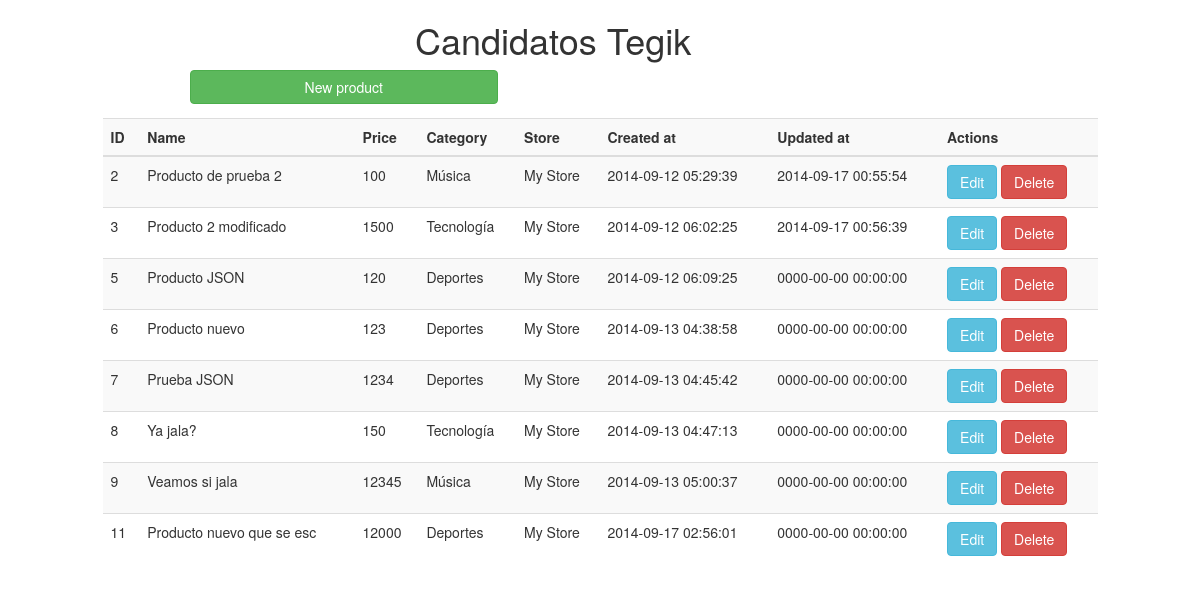
The page / on the database its author committed.
### tables this page shows
CREATE TABLE `product` (
  `id` int(11) NOT NULL AUTO_INCREMENT,
  `category_id` int(11) NOT NULL,
  `store_id` int(11) NOT NULL,
  `name` varchar(25) NOT NULL,
  `price` varchar(10) NOT NULL,
  `created_at` timestamp NOT NULL DEFAULT CURRENT_TIMESTAMP,
  `updated_at` timestamp NOT NULL DEFAULT '0000-00-00 00:00:00',
  PRIMARY KEY (`id`)
);

CREATE TABLE `category` (
  `id` int(11) NOT NULL AUTO_INCREMENT,
  `name` varchar(25) NOT NULL,
  `created_at` timestamp NOT NULL DEFAULT CURRENT_TIMESTAMP,
  `updated_at` timestamp NOT NULL DEFAULT '0000-00-00 00:00:00',
  PRIMARY KEY (`id`)
);

CREATE TABLE `store` (
  `id` int(11) NOT NULL AUTO_INCREMENT,
  `name` varchar(25) NOT NULL,
  `country` varchar(25) NOT NULL,
  `state` varchar(25) NOT NULL,
  `city` varchar(25) NOT NULL,
  `created_at` timestamp NOT NULL DEFAULT CURRENT_TIMESTAMP,
  `updated_at` timestamp NOT NULL DEFAULT '0000-00-00 00:00:00',
  PRIMARY KEY (`id`)
);

### application/controllers/welcome.php (called while the page is built)
<?php if ( ! defined('BASEPATH')) exit('No direct script access allowed');
class Welcome extends CI_Controller {
	public function index()
	{
		$this->load->model('category_model');
		$this->load->model('store_model');
		$this->load->model('product_model');
		$data['categories'] = $this->category_model->select_categories();
		$data['stores'] = $this->store_model->select_stores();
		$data['products'] = $this->product_model->getProducts();
		$this->load->view('home', $data);
	}
}

### index.php (called while the page is built, shortened)
<?php
require_once BASEPATH.'core/CodeIgniter.php';

### application/models/product_model.php (called while the page is built, shortened)
<?php if ( ! defined('BASEPATH')) exit('No direct script access allowed');
class Product_model extends CI_Model {
	public function getProducts(){
		$where = 'product.category_id = category.id and product.store_id = store.id';
		$this->db->select('product.id, product.name, product.price, product.created_at, product.updated_at, category.name as category_name, store.name as store_name');
		$this->db->from('product');
		$this->db->from('category');
		$this->db->from('store');
		$this->db->where($where);
		$q = $this->db->get();
		if($q->num_rows() > 0)
			return $q->result();
	}
}

### application/views/home.php (the view, shortened to what this page needs)
<!DOCTYPE html>
<html lang="en">
<head>
	<link rel="stylesheet" href="<?php echo base_url();?>assets/bootstrap.css" />
	<link rel="stylesheet" href="<?php echo base_url();?>assets/custom.css" />
</head>
<body>
	<div id="container">
		<head class="row">
			<div class="col-md-4 col-md-offset-4"><h1>Candidatos Tegik</h1></div>
		</head>
		<aside class="row">
			<button class="col-md-offset-2 col-md-3 btn btn-success" data-toggle="modal" data-target="#myModal">New product</button>
		</aside>
		<section class="row">
			<div class="col-md-10 col-md-offset-1">
				<table class="table table-striped">
				  <th>ID</th>
				  <th>Name</th>
				  <th>Price</th>
				  <th>Category</th>
				  <th>Store</th>
				  <th>Created at</th>
				  <th>Updated at</th>
				  <th>Actions</th>
				  <tbody id="table_body">
				  <?php
				  if(isset($products)):
				  	foreach ($products as $product): ?>
						<tr>
							<td><?php echo $product->id; ?></td>
							<td><?php echo $product->name; ?></td>
							<td><?php echo $product->price; ?></td>
							<td><?php echo $product->category_name; ?></td>
							<td><?php echo $product->store_name; ?></td>
							<td><?php echo $product->created_at; ?></td>
							<td><?php echo $product->updated_at; ?></td>
							<td>
								<button class="btn btn-info editButton" data-toggle="modal" idProduct="<?php echo $product->id;?>" data-target="#myModalEdit">Edit</button>
								<button class="btn btn-danger deleteButton" data-toggle="modal" idProduct="<?php echo $product->id;?>" data-target="#myModalDelete">Delete</button>
							</td>
						</tr>
			  <?php endforeach;
				  endif;
				  ?>
				  </tbody>
				</table>
			</div>
		</section>
</body>
</html>

### assets/custom.css (style rules this page uses)
aside { margin-bottom: 1em; }

### rows shown on the page
product: id "2", name "Producto de prueba 2", price "100", category.name "Música", store.name "My Store", created_at "2014-09-12 05:29:39", updated_at "2014-09-17 00:55:54"
product: id "3", name "Producto 2 modificado", price "1500", category.name "Tecnología", store.name "My Store", created_at "2014-09-12 06:02:25", updated_at "2014-09-17 00:56:39"
product: id "5", name "Producto JSON", price "120", category.name "Deportes", store.name "My Store", created_at "2014-09-12 06:09:25", updated_at "0000-00-00 00:00:00"
product: id "6", name "Producto nuevo", price "123", category.name "Deportes", store.name "My Store", created_at "2014-09-13 04:38:58", updated_at "0000-00-00 00:00:00"
product: id "7", name "Prueba JSON", price "1234", category.name "Deportes", store.name "My Store", created_at "2014-09-13 04:45:42", updated_at "0000-00-00 00:00:00"
product: id "8", name "Ya jala?", price "150", category.name "Tecnología", store.name "My Store", created_at "2014-09-13 04:47:13", updated_at "0000-00-00 00:00:00"
product: id "9", name "Veamos si jala", price "12345", category.name "Música", store.name "My Store", created_at "2014-09-13 05:00:37", updated_at "0000-00-00 00:00:00"
product: id "11", name "Producto nuevo que se esc", price "12000", category.name "Deportes", store.name "My Store", created_at "2014-09-17 02:56:01", updated_at "0000-00-00 00:00:00"
